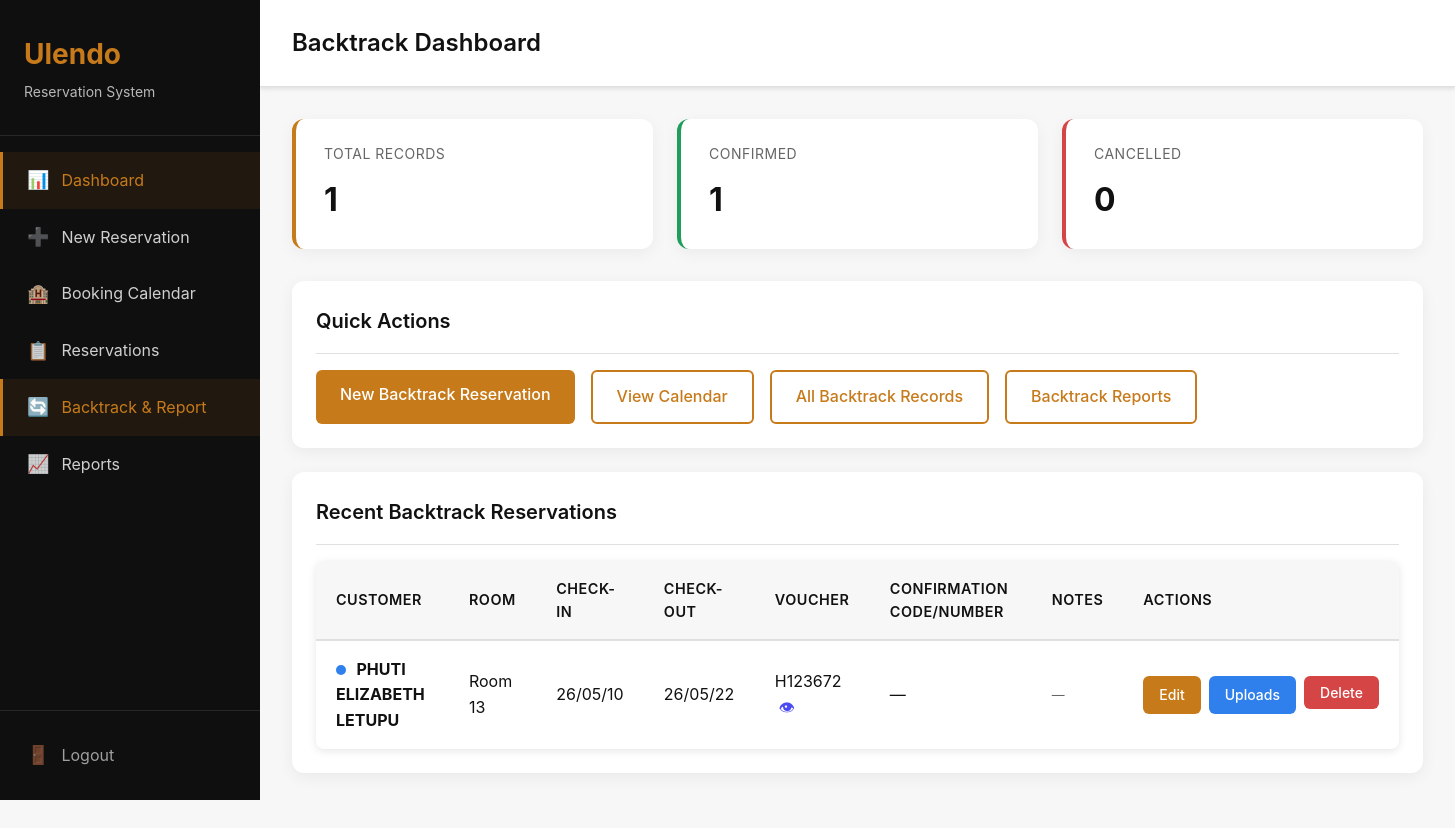
Screenshot of /backtrack/ (signed in) with the database file from the repository.
### backtrack/models.py (models this page shows, shortened)
class BacktrackReservation(models.Model):
    STATUS_CHOICES = [
        ('confirmed', 'Confirmed'),
        ('cancelled', 'Cancelled'),
    ]
    customer_name = models.CharField(max_length=200)
    voucher_number = models.CharField(max_length=100, blank=True, null=True)
    confirmation_code = models.CharField(max_length=100, blank=True, null=True)
    room_number = models.CharField(max_length=10)
    check_in_date = models.DateField()
    check_out_date = models.DateField()
    status = models.CharField(max_length=20, choices=STATUS_CHOICES, default='confirmed')
    notes = models.TextField(blank=True, null=True)
    created_at = models.DateTimeField(auto_now_add=True)
    updated_at = models.DateTimeField(auto_now=True)
    class Meta:
        ordering = ['-check_in_date']
        verbose_name = 'Backtrack Reservation'
        verbose_name_plural = 'Backtrack Reservations'

### backtrack/views.py (the view)
# urls.py: path('', views.dashboard, name='dashboard'),
@login_required
def dashboard(request):
    today = date.today()
    total = BacktrackReservation.objects.count()
    confirmed = BacktrackReservation.objects.filter(status='confirmed').count()
    cancelled = BacktrackReservation.objects.filter(status='cancelled').count()
    recent = BacktrackReservation.objects.prefetch_related('vouchers').order_by('-created_at')[:10]
    context = {
        'total': total,
        'confirmed': confirmed,
        'cancelled': cancelled,
        'recent': recent,
        'today': today,
    }
    return render(request, 'backtrack/dashboard.html', context)

### backtrack/templates/backtrack/dashboard.html (shortened to what this page needs)
{% extends 'base.html' %}
{% block page_title %}Backtrack Dashboard{% endblock %}
{% block content %}
<div class="stats-grid">
    <div class="stat-card">
        <div class="stat-label">Total Records</div>
        <div class="stat-value">{{ total }}</div>
    </div>
    <div class="stat-card success">
        <div class="stat-label">Confirmed</div>
        <div class="stat-value">{{ confirmed }}</div>
    </div>
    <div class="stat-card error">
        <div class="stat-label">Cancelled</div>
        <div class="stat-value">{{ cancelled }}</div>
    </div>
</div>
<div class="card">
    <div class="card-header">
        <h3 class="card-title">Quick Actions</h3>
    </div>
    <div class="card-body">
        <div class="d-flex gap-2" style="flex-wrap: wrap;">
            <a href="{% url 'backtrack:new_backtrack' %}" class="btn btn-primary">New Backtrack Reservation</a>
            <a href="{% url 'backtrack:backtrack_calendar' %}" class="btn btn-outline">View Calendar</a>
            <a href="{% url 'backtrack:backtrack_list' %}" class="btn btn-outline">All Backtrack Records</a>
            <a href="{% url 'backtrack:backtrack_report' %}" class="btn btn-outline">Backtrack Reports</a>
        </div>
    </div>
</div>
<div class="card">
    <div class="card-header">
        <h3 class="card-title">Recent Backtrack Reservations</h3>
    </div>
    <div class="card-body">
        {% if recent %}
            <div class="table-container">
                <table>
                    <thead>
                        <tr>
                            <th>Customer</th>
                            <th>Room</th>
                            <th>Check-in</th>
                            <th>Check-out</th>
                            <th>Voucher</th>
                            <th>Confirmation Code/Number</th>
                            <th>Notes</th>
                            <th>Actions</th>
                        </tr>
                    </thead>
                    <tbody>
                        {% now "Ymd" as today %}
                        {% for res in recent %}
                        <tr>
                            <td>
                                {% if res.status == 'cancelled' %}
                                <span class="status-dot status-dot-cancelled"></span>
                                {% elif res.check_out_date|date:"Ymd" < today %}
                                <span class="status-dot status-dot-checkout"></span>
                                {% else %}
                                <span class="status-dot status-dot-booked"></span>
                                {% endif %}
                                <strong>{{ res.customer_name }}</strong>
                            </td>
                            <td>Room {{ res.room_number }}</td>
                            <td>{{ res.check_in_date|date:"y/m/d" }}</td>
                            <td>{{ res.check_out_date|date:"y/m/d" }}</td>
                            <td>
                                {{ res.voucher_number|default:"—" }}
                                {% with voucher=res.vouchers.first %}
                                    {% if voucher and voucher.voucher_file %}
                                    <a href="{{ voucher.voucher_file.url }}" target="_blank" title="View Voucher" class="voucher-eye-link">👁</a>
                                    {% endif %}
                                {% endwith %}
                            </td>
                            <td>{{ res.confirmation_code|default:"—" }}</td>
                            <td style="max-width:200px;font-size:0.8rem;color:var(--text-secondary);white-space:normal;word-break:break-word;">{{ res.notes|default:"—"|truncatewords:15 }}</td>
                            <td>
                                <div class="d-flex gap-1">
                                    <a href="{% url 'backtrack:edit_reservation' res.pk %}" class="btn btn-sm btn-primary">Edit</a>
                                    <a href="{% url 'backtrack:backtrack_uploads' res.pk %}" class="btn btn-sm btn-info">Uploads</a>
                                    <form method="post" action="{% url 'backtrack:delete_from_dashboard' res.pk %}" style="display:inline;" onsubmit="return confirm('Delete this backtrack record?');">
                                        <button type="submit" class="btn btn-sm btn-danger">Delete</button>
                                    </form>
                                </div>
                            </td>
                        </tr>
                        {% endfor %}
                    </tbody>
                </table>
            </div>
        {% else %}
            <p style="color: var(--text-secondary); text-align: center; padding: 2rem;">
                No backtrack reservations yet.
            </p>
        {% endif %}
    </div>
</div>
{% endblock %}

### core/static/core/css/style.css (style rules this page uses)
:root { --primary: #C77A1A; --secondary: #0F0F0F; --background: #F7F7F7; --text-primary: #111111; --text-secondary: #666666; --success: #1E9E5A; --warning: #F4A261; --error: #D64545; --info: #2F80ED; --white: #FFFFFF; --border: #E0E0E0; --shadow: rgba(0, 0, 0, 0.1); }
* { margin: 0; padding: 0; box-sizing: border-box; }
body { font-family: -apple-system, BlinkMacSystemFont, 'Segoe UI', Roboto, Oxygen, Ubuntu, Cantarell, sans-serif; background: var(--background); color: var(--text-primary); line-height: 1.6; }
.card { background: var(--white); border-radius: 12px; padding: 1.5rem; box-shadow: 0 4px 16px rgba(0, 0, 0, 0.06); margin-bottom: 1.5rem; }
.card-header { display: flex; justify-content: space-between; align-items: center; margin-bottom: 1rem; padding-bottom: 1rem; border-bottom: 1px solid var(--border); }
.card-title { font-size: 1.25rem; font-weight: 600; color: var(--text-primary); }
.card-body { padding: 0; }
.stats-grid { display: grid; grid-template-columns: repeat(auto-fit, minmax(250px, 1fr)); gap: 1.5rem; margin-bottom: 2rem; }
.stat-card { background: var(--white); border-radius: 12px; padding: 1.5rem 1.75rem; box-shadow: 0 4px 16px rgba(0, 0, 0, 0.05); border-left: 4px solid var(--primary); }
.stat-label { font-size: 0.875rem; color: var(--text-secondary); text-transform: uppercase; letter-spacing: 0.5px; margin-bottom: 0.5rem; }
.stat-value { font-size: 2rem; font-weight: 700; color: var(--text-primary); }
.stat-card.success { border-left-color: var(--success); }
.stat-card.error { border-left-color: var(--error); }
.btn { display: inline-block; padding: 0.75rem 1.5rem; border: none; border-radius: 6px; font-size: 1rem; font-weight: 500; cursor: pointer; text-decoration: none; text-align: center; transition: all 0.2s; font-family: inherit; }
.btn-primary { background: var(--primary); color: var(--white); }
.btn-info { background: var(--info); color: #fff; border: none; }
.btn-danger { background: var(--error); color: var(--white); }
.btn-outline { background: transparent; border: 2px solid var(--primary); color: var(--primary); }
.btn-sm { padding: 0.5rem 1rem; font-size: 0.875rem; }
.table-container { overflow-x: auto; background: var(--white); border-radius: 8px; box-shadow: 0 2px 8px var(--shadow); }
table { width: 100%; border-collapse: collapse; }
thead { background: var(--background); }
th { padding: 1rem 1.25rem; text-align: left; font-weight: 600; color: var(--text-primary); font-size: 0.9rem; text-transform: uppercase; letter-spacing: 0.5px; border-bottom: 2px solid var(--border); }
td { padding: 1rem 1.25rem; border-bottom: 1px solid var(--border); color: var(--text-primary); }
td:last-child { white-space: nowrap; }
tbody tr:last-child td { border-bottom: none; }
.status-dot { display: inline-block; width: 10px; height: 10px; border-radius: 50%; margin-right: 6px; vertical-align: middle; flex-shrink: 0; }
.status-dot-checkout { background: var(--info); }
.d-flex { display: flex; }
.gap-1 { gap: 0.5rem; }
.gap-2 { gap: 1rem; }
.voucher-eye-link { text-decoration: none; margin-left: 4px; font-size: 1rem; opacity: 0.7; transition: opacity 0.15s; cursor: pointer; }

### rows the page displays
BacktrackReservation: customer_name "PHUTI ELIZABETH LETUPU", room_number "13", check_in_date "26/05/10", check_out_date "26/05/22", voucher_number "H123672", confirmation_code "—", notes "—"

### other values shown
{{ total }} "1"
{{ confirmed }} "1"
{{ cancelled }} "0"
